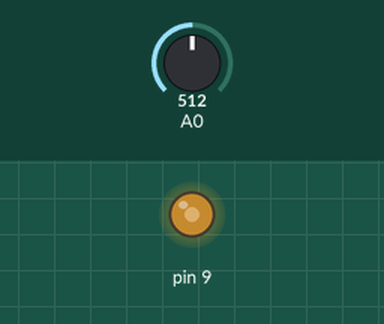
Bench run of a sketch on a simulated Arduino Uno, built with avr-gcc and run on an emulated ATmega328P. On the bench: output pins drawn as LEDs (lit = HIGH). The inputs (shaded band) are chosen by the test bench; at power-on: A0 = 512.

Above: at 1.2 s.
1.3 s: A0 set to 306
At 1.6 s:
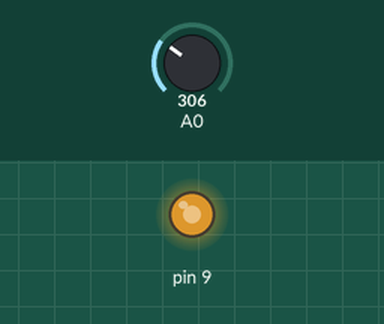
2.8 s: A0 set to 122
At 3.9 s:
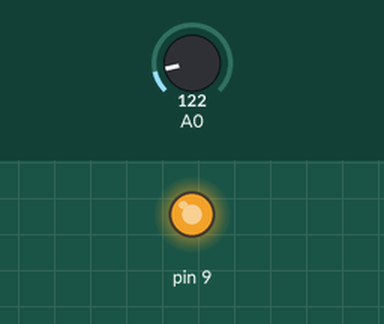
4.3 s: A0 set to 900
At 5.0 s:
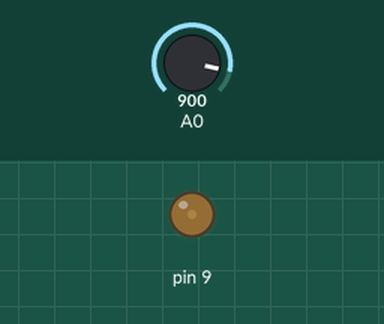
5.8 s: A0 set to 1023
At 6.2 s:
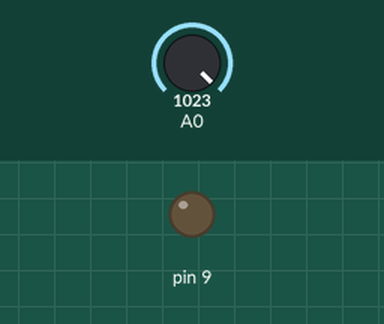
7.3 s: A0 set to 511
At 8.5 s:
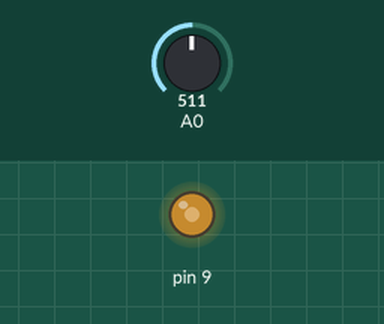
Timing chart, 0 to 9.8 s (numbered marks = the images above; inputs shaded):
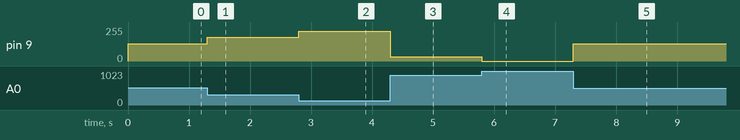

Measured:
- after the input at 1.3 s, pin 9: 128/255 → 179/255 at once
- after the input at 2.8 s, pin 9: 179/255 → 225/255 at once
- after the input at 4.3 s, pin 9: 225/255 → 31/255 at once
- after the input at 5.8 s, pin 9: 31/255 → 0/255 at once
- after the input at 7.3 s, pin 9: 0/255 → 128/255 at once

The sketch:

ex17_PWMLed_withAnalogClass.ino
```cpp
#include <Analog.h>
#include <PWMLed.h>

Analog sensor(A0, 255, 0); // A0번 핀에 있는 센서, 255-0으로 반환
PWMLed led(9);

void setup() {
  // put your setup code here, to run once:
}

void loop() {
  // put your main code here, to run repeatedly:
  int pwm_val = sensor.read(); // 센서에서 아날로그 값을 읽어와 255-0 으로 변환받음
  led.setValue(pwm_val); // 읽어온 값을 PWMLed에 set
}
```
